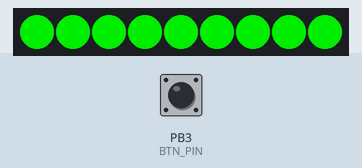
Simulated run of this sketch. Board: ATtiny85, built with avr-gcc and run on an emulated ATtiny85. On the bench: 9 RGB LEDs in strip order, left to right. Inputs (shaded band) come from the test bench; at power-on: PB3 (BTN_PIN) LOW. Random numbers use the default seed unless the sketch sets one; EEPROM starts erased.

Above: at 1.2 s.
1.3 s: PB3 (BTN_PIN) pulled HIGH for 1 s
At 1.69 s:
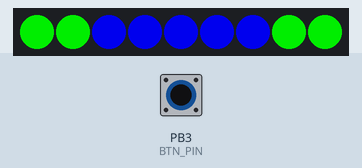
3.8 s: PB3 (BTN_PIN) pulled HIGH for 3.2 s
At 6.21 s:
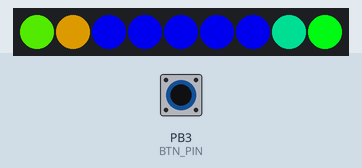
8.5 s: PB3 (BTN_PIN) pulled HIGH for 1 s
At 9.64 s:
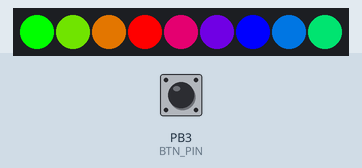
12.2 s: PB3 (BTN_PIN) pulled HIGH for 0.15 s
At 13.4 s:
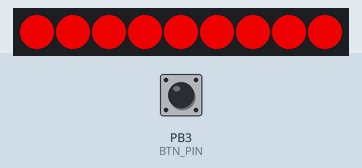
14.1 s: PB3 (BTN_PIN) pulled HIGH for 0.15 s
At 14.16 s:
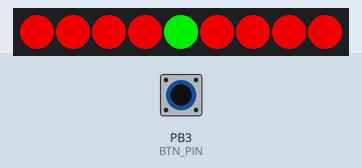
16.0 s: PB3 (BTN_PIN) pulled HIGH for 1 s
At 16.71 s:
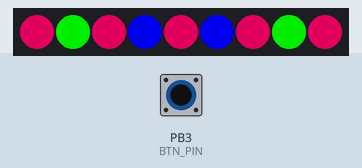

The sketch:

LEDAttiny.ino
```cpp
#include <Adafruit_NeoPixel.h>
#include <avr/eeprom.h>
#ifdef __AVR__
  #include <avr/power.h>
#endif
/*
 WS2811/Neopixel pattern switcher for ATtiny85 (and Arduino)
 Requires Adafruit NeoPixel Library
 WS2811 Signal, Digital Pin 4
 Button, Digital Pin 0
 GPL v3
*/

// Define
#define NUM_LEDS 9
#define DATA_PIN 4
#define BTN_PIN 3
#define BTN_DELAY 250
#define NUM_PATTERNS 10
#define CTR_THRESH 16

// Init Vars
uint8_t j = 0;
uint8_t pattern=1;
uint8_t buttonState=0;
uint8_t lastPix=0;
uint8_t myPix=0;
uint8_t direction=1;
uint8_t counter=0;
uint8_t colors[3];
uint32_t setColor=0;
unsigned long mark;

uint32_t reseedRandomSeed EEMEM = 0xFFFFFFFF;

// Start Strip
Adafruit_NeoPixel strip = Adafruit_NeoPixel(NUM_LEDS, DATA_PIN, NEO_GRB + NEO_KHZ800);

void setup() {
     // This is for Trinket 5V 16MHz, you can remove these three lines if you are not using a Trinket
    #if defined (__AVR_ATtiny85__)
    if (F_CPU == 16000000) clock_prescale_set(clock_div_1);
    #endif
    // End of trinket special code

    pinMode(BTN_PIN, INPUT);
    strip.begin();
    strip.show(); // Initialize all pixels to 'off'

    reseedRandom( &reseedRandomSeed );
    pattern = random(10);
}

void loop() {
    // if button pressed, advance, set mark
    chkBtn(digitalRead(BTN_PIN));

    // if pattern greater than #pattern reset
    if (pattern > NUM_PATTERNS) { pattern = 1; }

    // choose a pattern
    pickPattern(pattern);

    // set direction
    if (direction == 1) { j++;  } else {  j--; }

    if (j > 254) { direction = 0; }
    if (j < 1) { direction = 1; }

}

/* pick a pattern */
void pickPattern(uint8_t var) {
      switch (var) {
        case 1:  colorWipeCenter(strip.Color(200,0,0),100);  //red
            break;
        case 2:  colorWipeCenter(strip.Color(0,200,0),100);  //green
            break;
        case 3:  colorWipeCenter(strip.Color(0,0,200),100);  //blue
            break;
        case 4:  fadeEveOdd(random(360),0,10);
                 fadeEveOdd(random(360),1,10);
            break;
        case 5:   fadeEveOdd(0,0,10);
                  fadeEveOdd(120,1,10);
            break;
        case 6:  colorWipeCenter(strip.Color(random(255),random(255),random(255)),1000);  //blue
            break;
        case 7:  police(200);
            break;
        case 8:  xmark(75);
            break;
        case 9:   rainbow(10);
                  counter++;
            break;
        case 10:  rainbowCycle(10);
                 counter++;
             break;
      }
}


////////////////////////////////////////////////////////////////

/* check button state */
boolean chkBtn(int buttonState) {
   if (buttonState == HIGH && (millis() - mark) > BTN_DELAY) {
       j = 0;
       mark = millis();
       pattern++;
       return true;
    }
    else { return false; }
}


// Fill the dots one after the other with a color
// Modified from Neopixel sketch to break on button press
// color wipe from center
void colorWipeCenter(uint32_t c, uint8_t wait) {
  uint8_t mid=strip.numPixels()/2;
  strip.setPixelColor(mid,c);
  for(uint16_t i=0; i<=strip.numPixels()/2; i++) {
      if(chkBtn(digitalRead(BTN_PIN))) { break; }
      strip.setPixelColor(mid+i, c);
      strip.setPixelColor(mid-i, c);
      strip.show();
      delay(wait);
  }
}

// Rainbow Cycle, modified from Neopixel sketch to break on button press
void rainbowCycle(uint8_t wait)
{
    uint16_t i;

    for (i = 0; i < strip.numPixels(); i++)
    {
        strip.setPixelColor(i, Wheel(((i * 256 / strip.numPixels()) + j) & 255));
    }
    strip.show();
    delay(wait);
}

void rainbow(uint8_t wait)
{
    uint16_t i;

    for (i = 0; i < strip.numPixels(); i++)
    {
        strip.setPixelColor(i, Wheel((i + j) & 255));
    }
    strip.show();
    delay(wait);
}

void police(uint8_t wait)
{
    uint16_t i;

    for (i = 0; i < strip.numPixels(); i++)
    {
        if( i == 2 || i == 5 || i == 8 )
          strip.setPixelColor(i, 0);
        else
          strip.setPixelColor(i, strip.Color(255,0,0));
    }
    strip.show();
    delay(wait);

    for (i = 0; i < strip.numPixels(); i++)
    {
        if( i == 0 || i == 3 || i == 6 )
          strip.setPixelColor(i, 0);
        else
          strip.setPixelColor(i, strip.Color(0,0,255));
    }
    strip.show();
    delay(wait);
}

void xmark(uint8_t wait)
{
    uint16_t i;

    for (i = 0; i < strip.numPixels(); i++)
    {
        if( i == 1 || i == 3 || i == 5 || i == 7 )
          strip.setPixelColor(i, 0);
        else
          strip.setPixelColor(i, strip.Color(255,0,0));
    }
    strip.show();
    delay(wait);

    for (i = 0; i < strip.numPixels(); i++)
    {
          strip.setPixelColor(i, 0);
    }
    strip.show();
    delay(wait);
}

void fadeEveOdd(int c1,byte rem,uint8_t wait)
{
              for(int j=0; j < CTR_THRESH; j++) {
                      for(int i=0; i< strip.numPixels(); i++) {
                        if(i % 2== rem) {
                           HSVtoRGB(c1,255,(255/CTR_THRESH)*j,colors);
                           strip.setPixelColor(i,colors[0],colors[1],colors[2]);
                         }
                      }
                      if(chkBtn(digitalRead(BTN_PIN))) { break; }
                      strip.show();
                      delay(wait);
                }
                for(int j=CTR_THRESH; j >= 0; j--) {
                      for(int i=0; i< strip.numPixels(); i++) {
                        if(i % 2== rem) {
                           HSVtoRGB(c1,255,(255/CTR_THRESH)*j,colors);
                           strip.setPixelColor(i,colors[0],colors[1],colors[2]);
                         }
                      }
                     if(chkBtn(digitalRead(BTN_PIN))) { break; }
                      strip.show();
                      delay(wait);
                }
}

////////////////////////////////////////////////////////////////
// helpers

void colorFast(uint32_t c, uint8_t wait) {
    for (uint16_t i = 0; i < strip.numPixels(); i++) {
        strip.setPixelColor(i, c);
    }
    strip.show();
    delay(wait);
}

uint32_t Wheel(byte WheelPos) {
    if (WheelPos < 85) {
        return strip.Color(WheelPos * 3, 255 - WheelPos * 3, 0);
    } else if (WheelPos < 170) {
        WheelPos -= 85;
        return strip.Color(255 - WheelPos * 3, 0, WheelPos * 3);
    } else {
        WheelPos -= 170;
        return strip.Color(0, WheelPos * 3, 255 - WheelPos * 3);
    }
}


// HSV to RGB colors
// hue: 0-359, sat: 0-255, val (lightness): 0-255
// adapted from http://funkboxing.com/wordpress/?p=1366
void HSVtoRGB(int hue, int sat, int val, uint8_t * colors) {
    int r, g, b, base;
    if (sat == 0) { // Achromatic color (gray).
        colors[0] = val;
        colors[1] = val;
        colors[2] = val;
    } else {
        base = ((255 - sat) * val) >> 8;
        switch (hue / 60) {
        case 0:
            colors[0] = val;
            colors[1] = (((val - base) * hue) / 60) + base;
            colors[2] = base;
            break;
        case 1:
            colors[0] = (((val - base) * (60 - (hue % 60))) / 60) + base;
            colors[1] = val;
            colors[2] = base;
            break;
        case 2:
            colors[0] = base;
            colors[1] = val;
            colors[2] = (((val - base) * (hue % 60)) / 60) + base;
            break;
        case 3:
            colors[0] = base;
            colors[1] = (((val - base) * (60 - (hue % 60))) / 60) + base;
            colors[2] = val;
            break;
        case 4:
            colors[0] = (((val - base) * (hue % 60)) / 60) + base;
            colors[1] = base;
            colors[2] = val;
            break;
        case 5:
            colors[0] = val;
            colors[1] = base;
            colors[2] = (((val - base) * (60 - (hue % 60))) / 60) + base;
            break;
        }

    }
}

///////////////////////////////////////////////////////////////
/*==============================================================================
  Call reseedRandom once in setup to start random on a new sequence.  Uses
  four bytes of EEPROM.
==============================================================================*/

void reseedRandom( uint32_t* address )
{
  static const uint32_t HappyPrime = 937;
  uint32_t raw;
  unsigned long seed;

  // Read the previous raw value from EEPROM
  raw = eeprom_read_dword( address );

  // Loop until a seed within the valid range is found
  do
  {
    // Incrementing by a prime (except 2) every possible raw value is visited
    raw += HappyPrime;

    // Park-Miller is only 31 bits so ignore the most significant bit
    seed = raw & 0x7FFFFFFF;
  }
  while ( (seed < 1) || (seed > 2147483646) );

  // Seed the random number generator with the next value in the sequence
  srandom( seed );

  // Save the new raw value for next time
  eeprom_write_dword( address, raw );
}

inline void reseedRandom( unsigned short address )
{
  reseedRandom( (uint32_t*)(address) );
}


void reseedRandomInit( uint32_t* address, uint32_t value )
{
  eeprom_write_dword( address, value );
}

inline void reseedRandomInit( unsigned short address, uint32_t value )
{
  reseedRandomInit( (uint32_t*)(address), value );
}
```

Measured:
- after the input at 1.3 s, the LEDs: first change at once (image 1 shows a later state)
- after the input at 14.1 s, the LEDs: change at once (image 5)
- after the input at 16.0 s, the LEDs: first change at once (image 6 shows a later state)
